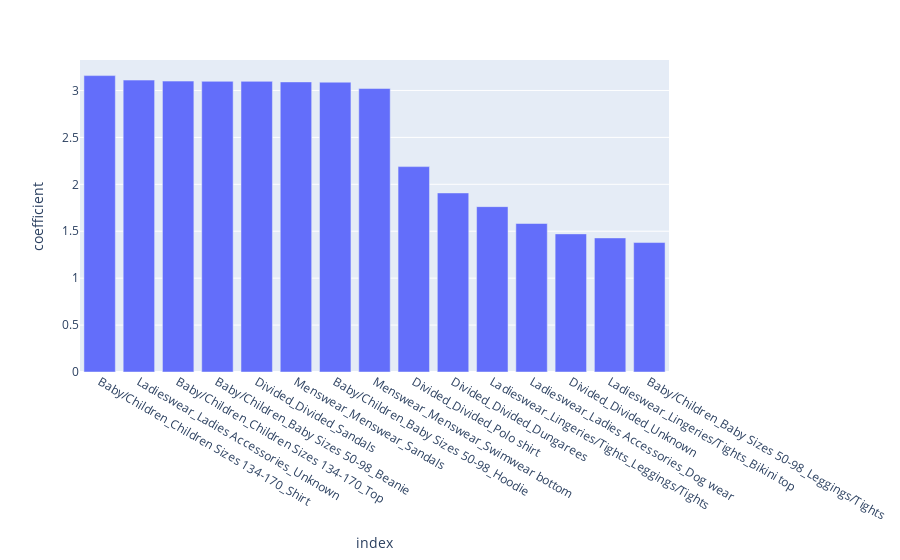

Notebook code for this chart:
### Code cell
px.bar(df_coef.sort_values(by='coefficient', ascending=False)[:15], x='index', y='coefficient')

### Figure 1 — Plotly figure (JSON) as saved in the notebook; plotly's stock layout.template omitted (floating-point values rounded to 4 significant figures)
{"data": [{"alignmentgroup": "True", "hovertemplate": "index=%{x}<br>coefficient=%{y}<extra></extra>", "legendgroup": "", "marker": {"color": "#636efa", "pattern": {"shape": ""}}, "name": "", "offsetgroup": "", "orientation": "v", "showlegend": false, "textposition": "auto", "type": "bar", "x": ["Baby/Children_Children Sizes 134-170_Shirt", "Ladieswear_Ladies Accessories_Unknown", "Baby/Children_Children Sizes 134-170_Top", "Baby/Children_Baby Sizes 50-98_Beanie", "Divided_Divided_Sandals", "Menswear_Menswear_Sandals", "Baby/Children_Baby Sizes 50-98_Hoodie", "Menswear_Menswear_Swimwear bottom", "Divided_Divided_Polo shirt", "Divided_Divided_Dungarees", "Ladieswear_Lingeries/Tights_Leggings/Tights", "Ladieswear_Ladies Accessories_Dog wear", "Divided_Divided_Unknown", "Ladieswear_Lingeries/Tights_Bikini top", "Baby/Children_Baby Sizes 50-98_Leggings/Tights"], "xaxis": "x", "y": [3.158, 3.11, 3.1, 3.097, 3.097, 3.091, 3.088, 3.02, 2.189, 1.908, 1.762, 1.582, 1.472, 1.429, 1.379], "yaxis": "y"}], "layout": {"barmode": "relative", "legend": {"tracegroupgap": 0}, "margin": {"t": 60}, "xaxis": {"anchor": "y", "domain": [0, 1], "title": {"text": "index"}}, "yaxis": {"anchor": "x", "domain": [0, 1], "title": {"text": "coefficient"}}}}
